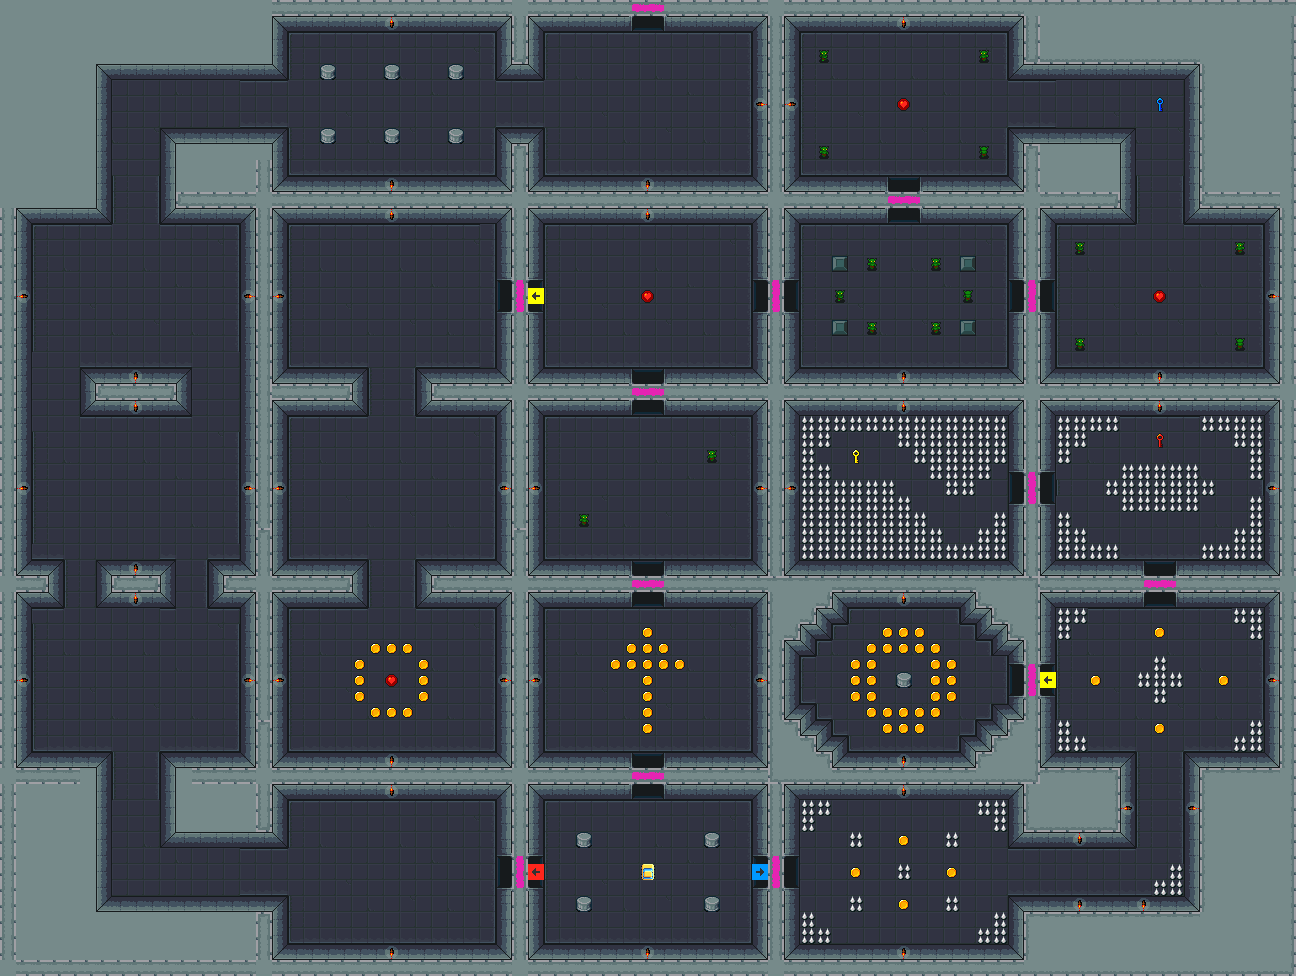

This game map was drawn from its Tiled (.tmx) file and the tilesets committed beside it. A one-line description and the trimmed map source follow:
An orthogonal 81x61 tile map with 16x16 px tiles, 2 tile layers (tiles, entities), 2 tilesets.

<map version="1.0" tiledversion="1.0.2" orientation="orthogonal" renderorder="right-down" width="81" height="61" tilewidth="16" tileheight="16" nextobjectid="1">
 <properties>
  <property name="name" value="dungeon_room" />
  <property name="tileset" value="tileset" />
  <property name="timeBronze" type="float" value="100" />
  <property name="timeGold" type="float" value="60" />
  <property name="timeSilver" type="float" value="80" />
  <property name="type" value="dungeon" />
 </properties>
 <tileset firstgid="1" source="tiles.tsx" />
 <tileset firstgid="257" source="entities.tsx" />
 <layer name="tiles" width="81" height="61">
  <data>[4941 cells, 4941 non-empty, 62 distinct tile ids]</data>
 </layer>
 <layer name="entities" width="81" height="61">
  <data>[4941 cells, 104 non-empty, 15 distinct tile ids]</data>
 </layer>
</map>
